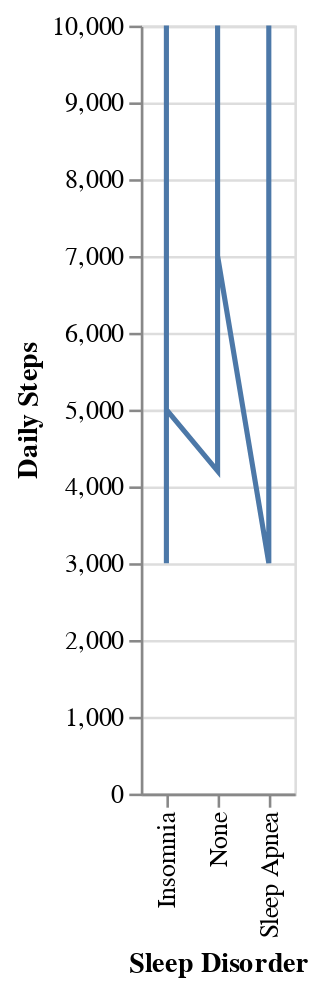

Source (notebook cell):
### Code cell
alt.Chart(data).mark_line().encode(
    x='Sleep Disorder',
    y='Daily Steps'
)

### Figure 1 — Vega-Lite specification as saved in the notebook (floating-point values rounded to 4 significant figures; data arrays with more than 128 entries replaced by an {"elided": "..."} marker saying what was removed)
{"config": {"view": {"continuousWidth": 400, "continuousHeight": 300}}, "data": {"name": "data-0a8151ac912dbc8299ee2d748a0b855a"}, "mark": "line", "encoding": {"x": {"field": "Sleep Disorder", "type": "nominal"}, "y": {"field": "Daily Steps", "type": "quantitative"}}, "$schema": "https://vega.github.io/schema/vega-lite/v4.17.0.json", "datasets": {"data-0a8151ac912dbc8299ee2d748a0b855a": {"elided": "374 records"}}}
